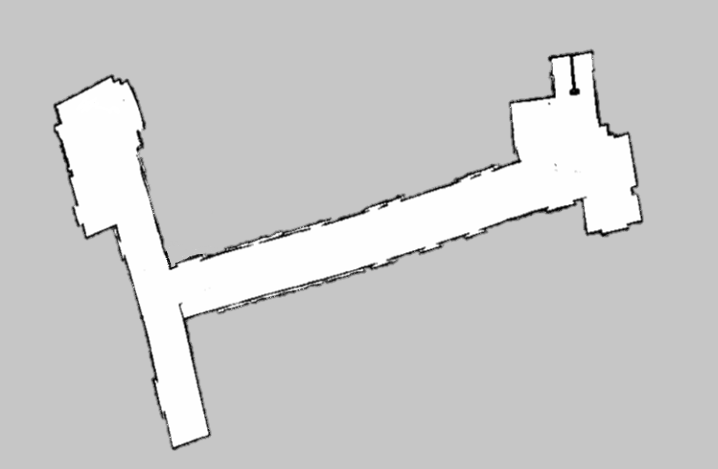
#> input picture Robot_movement_Code/scripts/Gmapping/map/kalman_paticle.png, 718 x 469 px, found by its file name
$ python test.py
#> lines starting #> are read from the running program, lines starting #| are printed output that depends on the picture; after the words box and inside, x2 and y2 are one past the last pixel; in counts of white or black regions, pixels touching at a corner belong together
import numpy as np
import cv2
import matplotlib.pyplot as plt

# 파일 경로 설정
file_path = '/home/dfx/catkin_ws/src/my_robot/scripts/Gmapping/map/kalman_paticle.png'
save_path_base = '/home/dfx/catkin_ws/src/my_robot/scripts/Gmapping/map/map_base'

# 이미지 불러오기
def load_image(image_path):
    img = cv2.imread(image_path, cv2.IMREAD_GRAYSCALE)
#> img is the input picture: shape (469, 718); min 0, max 255, mean 203.4
    return img

# 검정색 선 엣지 강화 함수 (엣지 검출 후 강화)
def enhance_black_edges(image, kernel_size=3, iterations=2):
    # 이진화 처리 (검정색 선을 강조하기 위해 임계값 적용)
#> called with kernel_size = 3, iterations = 2
    _, binary_image = cv2.threshold(image, 200, 255, cv2.THRESH_BINARY_INV)
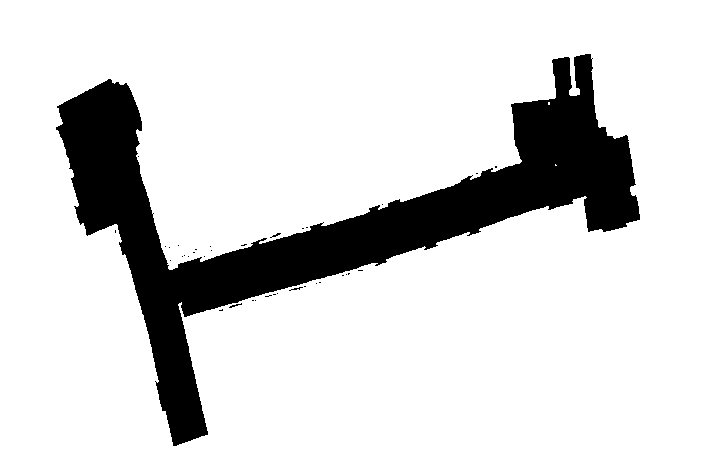
#> binary_image: shape (469, 718); 85.1% white; 37 black regions (35 under 20 px), largest, box (x1, y1, x2, y2) and area: (56, 54, 640, 446) 50193, (229, 303, 242, 308) 21

    # 엣지 검출 적용
    edges = cv2.Canny(binary_image, 50, 150)
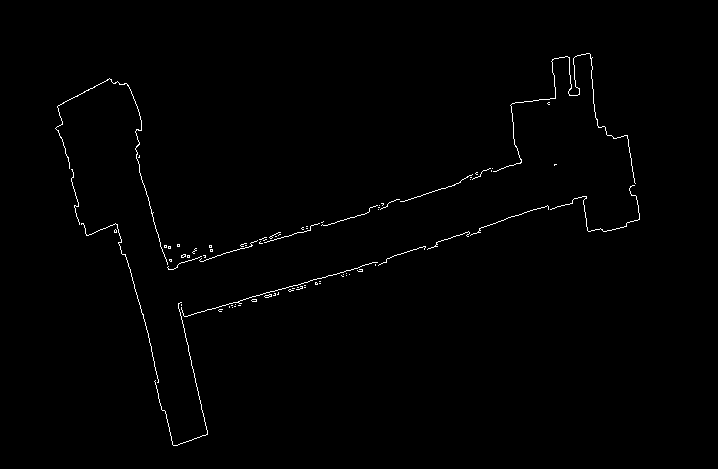
#> edges: shape (469, 718); 0.75% white in thin lines or dots, all inside (x1, y1, x2, y2) = (55, 53, 640, 446)

    # 모폴로지 팽창 적용 (검정색 선 강화)
    kernel = np.ones((kernel_size, kernel_size), np.uint8)
    enhanced_edges = cv2.dilate(edges, kernel, iterations=iterations)
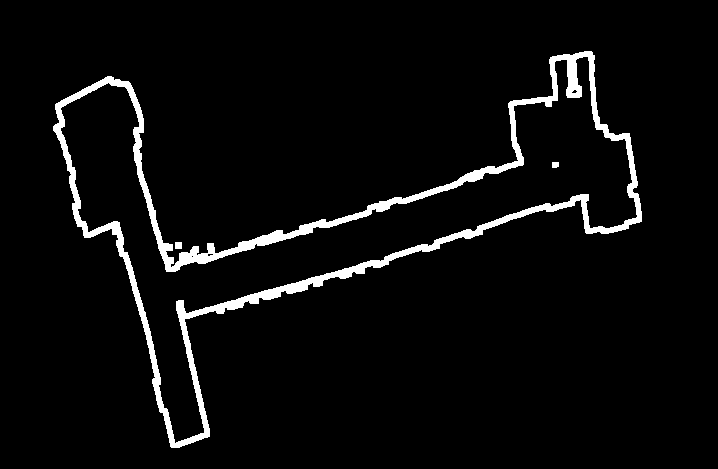
#> enhanced_edges: shape (469, 718); 4.3% white; 3 white regions, box (x1, y1, x2, y2) and area: (53, 51, 642, 448) 14493, (175, 242, 182, 249) 49, (552, 162, 559, 168) 40

    # 원래 이미지에 엣지 합성 (검정색 선 강화)
    enhanced_image = cv2.bitwise_or(binary_image, enhanced_edges)
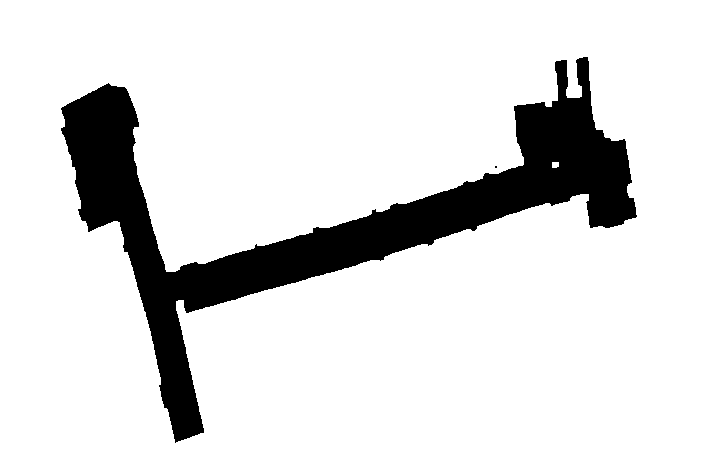
#> enhanced_image: shape (469, 718); 87.1% white; 2 black regions (1 under 20 px), largest, box (x1, y1, x2, y2) and area: (61, 57, 637, 443) 43440
    enhanced_image = cv2.bitwise_not(enhanced_image)

    return enhanced_image

# 튀어나온 부분 수정 함수
def remove_outliers(image, area_threshold=100):
    # 이진화 처리
#> called with area_threshold = 200
    _, binary_image = cv2.threshold(image, 200, 255, cv2.THRESH_BINARY_INV)

    # 외곽 컨투어 찾기
    contours, _ = cv2.findContours(binary_image, cv2.RETR_EXTERNAL, cv2.CHAIN_APPROX_SIMPLE)
#> contours = [[[0, 0], [0, 468], [717, 468], [717, 0]]]

    # 작은 영역의 컨투어 제거
    for contour in contours:
        if cv2.contourArea(contour) < area_threshold:
            cv2.drawContours(binary_image, [contour], -1, 0, thickness=cv2.FILLED)
#> this loop made 1 pass
#> contour on pass 1: [[0, 0], [0, 468], [717, 468], [717, 0]]

    # 원래 이미지에 반영
    cleaned_image = cv2.bitwise_not(binary_image)
    return cleaned_image

# 이미지 불러오기
original_image = load_image(file_path)

# 검정색 선 엣지 강화 적용
enhanced_image = enhance_black_edges(original_image, kernel_size=3, iterations=2)

# 튀어나온 부분 수정 적용
cleaned_image = remove_outliers(enhanced_image, area_threshold=200)

# 원본 이미지와 수정된 이미지 비교
plt.figure(figsize=(18, 6))

plt.subplot(1, 3, 1)
plt.title('Original Image')
plt.imshow(original_image, cmap='gray')
plt.axis('off')

plt.subplot(1, 3, 2)
plt.title('Enhanced Black Edges Image')
plt.imshow(enhanced_image, cmap='gray')
plt.axis('off')

plt.subplot(1, 3, 3)
plt.title('Cleaned Image')
plt.imshow(cleaned_image, cmap='gray')
plt.axis('off')

# 이미지 저장
cv2.imwrite(f"{save_path_base}_original.png", original_image)
cv2.imwrite(f"{save_path_base}_enhanced_black_edges2.png", enhanced_image)
cv2.imwrite(f"{save_path_base}_cleaned.png", cleaned_image)

plt.tight_layout()
plt.show()

$ run again, with Robot_movement_Code/scripts/Gmapping/map/RTAB-MAP_2D.png copied over Robot_movement_Code/scripts/Gmapping/map/kalman_paticle.png
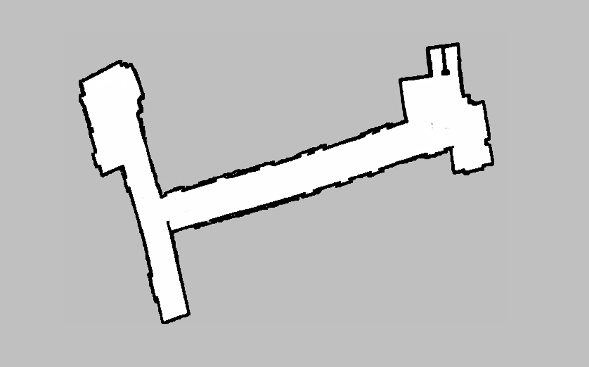
#> input picture Robot_movement_Code/scripts/Gmapping/map/RTAB-MAP_2D.png, 589 x 367 px, found by its file name
#> in load_image, img is the input picture: shape (367, 589); min 0, max 255, mean 193
#> in enhance_black_edges, `_, binary_image = cv2.threshold(image, 200, 255, cv2.THRESH_BINARY_INV)`:
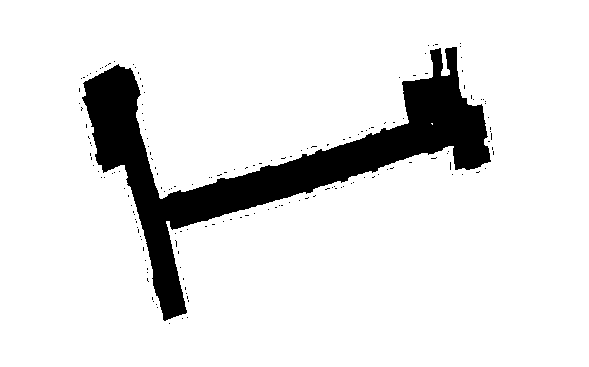
#> binary_image: shape (367, 589); 88.9% white; 170 black regions (169 under 20 px), largest, box (x1, y1, x2, y2) and area: (82, 47, 491, 321) 23622
#> edges: shape (367, 589); 1.2% white in thin lines or dots, all inside (x1, y1, x2, y2) = (78, 42, 495, 325)
#> enhanced_edges: shape (367, 589); 6.8% white; 2 white regions, box (x1, y1, x2, y2) and area: (76, 40, 497, 327) 14688, (429, 120, 435, 127) 40
#> in enhance_black_edges, `enhanced_image = cv2.bitwise_or(binary_image, enhanced_edges)`:
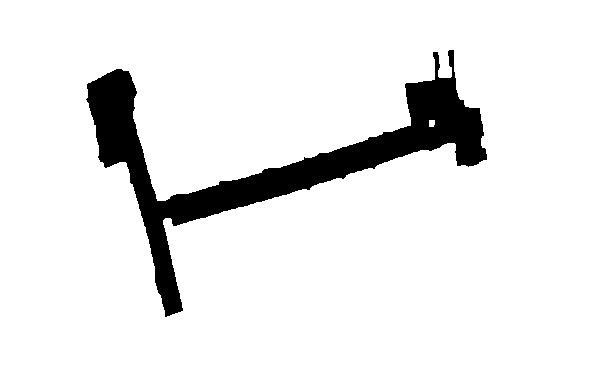
#> enhanced_image: shape (367, 589); 91.2% white; 1 black region, box (x1, y1, x2, y2) and area: (86, 50, 487, 317) 19062
#> contours = [[[0, 0], [0, 366], [588, 366], [588, 0]]]
#> the loop in remove_outliers, `for contour in contours:` made 1 pass
#> contour on pass 1: [[0, 0], [0, 366], [588, 366], [588, 0]]

$ run again, with Robot_movement_Code/scripts/Gmapping/map/basic_map.png copied over Robot_movement_Code/scripts/Gmapping/map/kalman_paticle.png
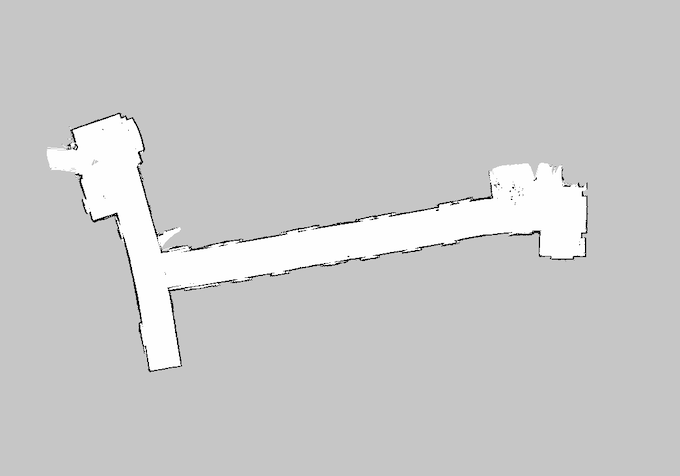
#> input picture Robot_movement_Code/scripts/Gmapping/map/basic_map.png, 680 x 476 px, found by its file name
#> in load_image, img is the input picture: shape (476, 680); min 0, max 255, mean 202
#> in enhance_black_edges, `_, binary_image = cv2.threshold(image, 200, 255, cv2.THRESH_BINARY_INV)`:
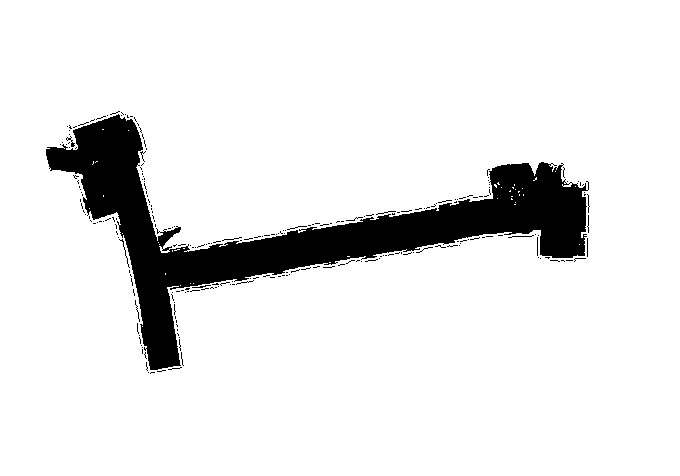
#> binary_image: shape (476, 680); 90.2% white; 239 black regions (230 under 20 px), largest, box (x1, y1, x2, y2) and area: (46, 114, 589, 370) 30480, (119, 239, 130, 268) 33, (66, 136, 75, 147) 30
#> edges: shape (476, 680); 1.2% white in thin lines or dots, all inside (x1, y1, x2, y2) = (45, 110, 590, 374)
#> enhanced_edges: shape (476, 680); 5.5% white; 7 white regions, largest, box (x1, y1, x2, y2) and area: (43, 108, 592, 376) 17066, (507, 181, 527, 208) 347, (89, 158, 100, 167) 85
#> in enhance_black_edges, `enhanced_image = cv2.bitwise_or(binary_image, enhanced_edges)`:
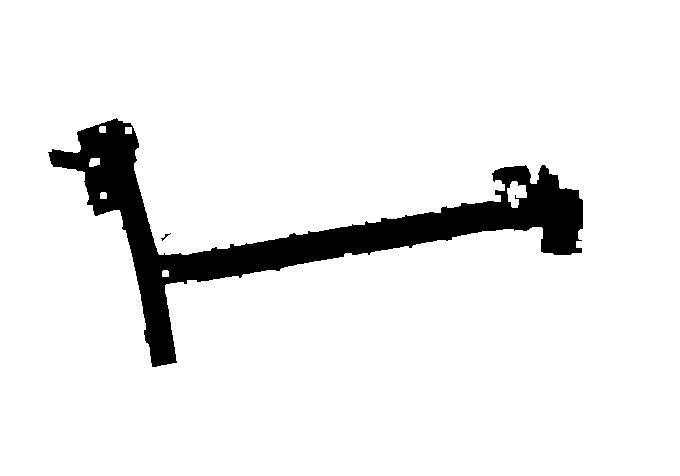
#> enhanced_image: shape (476, 680); 92.6% white; 2 black regions, box (x1, y1, x2, y2) and area: (48, 118, 583, 367) 24031, (161, 233, 171, 241) 20
#> contours = [[[0, 0], [0, 475], [679, 475], [679, 0]]]
#> the loop in remove_outliers, `for contour in contours:` made 1 pass
#> contour on pass 1: [[0, 0], [0, 475], [679, 475], [679, 0]]
